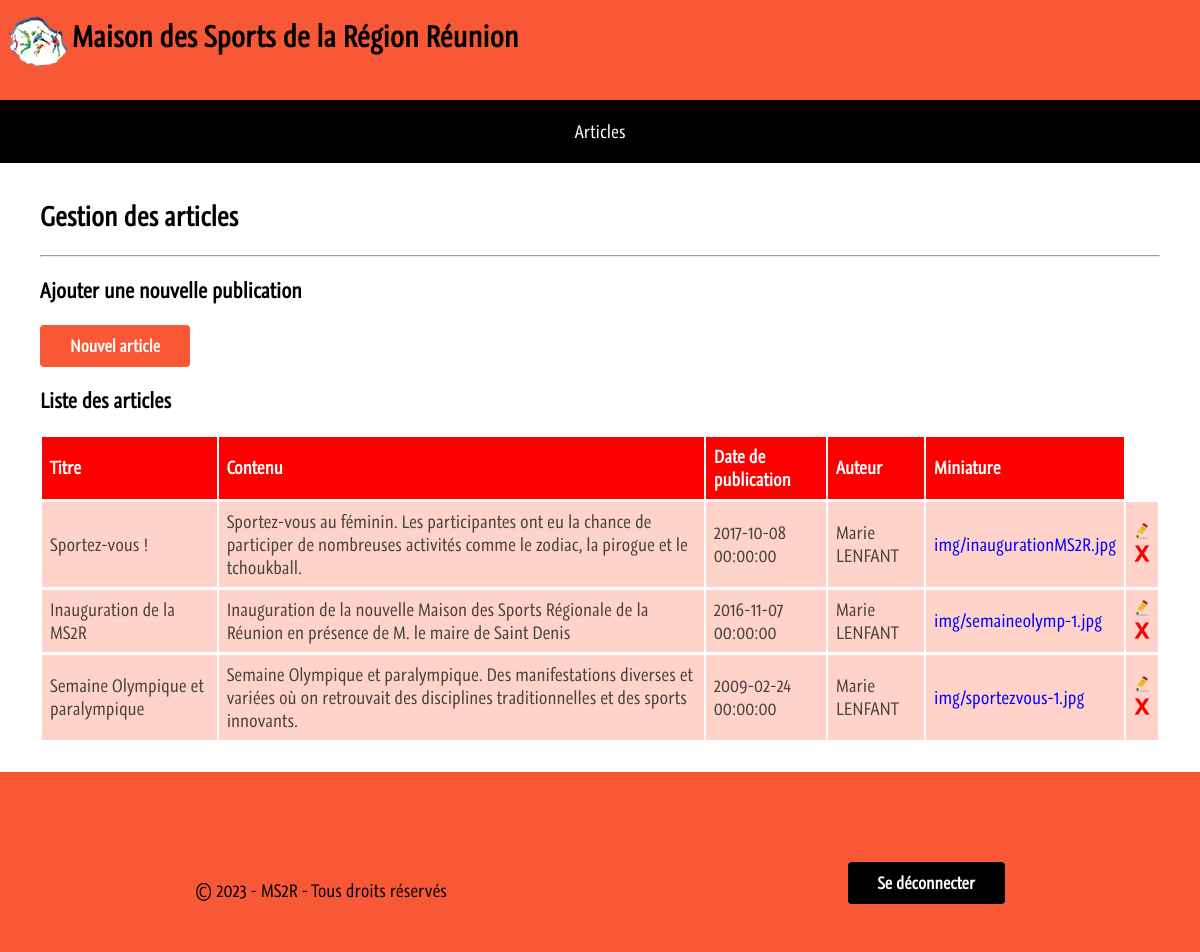
Screenshot of /bo/LENFANT/gestionArticles.php (signed in) with the database file from the repository.
### tables this page shows
CREATE TABLE IF NOT EXISTS `article` (
  `id` smallint(6) NOT NULL AUTO_INCREMENT,
  `titre` varchar(75) DEFAULT NULL,
  `contenu` text,
  `datePublication` datetime DEFAULT NULL,
  `auteur` varchar(40) DEFAULT NULL,
  `miniature` varchar(100) DEFAULT NULL,
  PRIMARY KEY (`id`)
);

### bo/LENFANT/gestionArticles.php (the view, shortened to what this page needs)
<?php
    if(isset($_SESSION['id'])) {
?>
<!DOCTYPE html PUBLIC "-//W3C//DTD HTML 4.01//EN" "http://www.w3.org/TR/html4/strict.dtd">
    <html lang="fr">
    <head>
        <link rel="stylesheet" type="text/css" href="styles/styles.css">
    </head>
    <?php include 'header.php'; ?>
    <?php include 'menu.php';?>
    <body>
        <div id="contenu-body">
            <div id="titre-connexion">
                <h2>Gestion des articles</h2>
                <hr>
            </div>
            <h3>Ajouter une nouvelle publication</h3>
            <button onclick="document.location='formAjoutArticle.php'">Nouvel article</button>
            <h3>Liste des articles</h3>
            <table>
               <thead>
                    <tr>
                        <th>Titre</th>
                        <th>Contenu</th>
                        <th>Date de publication</th>
                        <th>Auteur</th>
                        <th>Miniature</th>
                    </tr>
                </thead>
                <tbody>
                <?php
                    require_once 'connexionBD.php';
                    $sql = "SELECT * FROM article ORDER BY datePublication DESC;";
                    $resultat = $connexion->query($sql) or die(print_r($connexion->errorInfo(), true));
                    while ($ligne = $resultat->fetch())
                    {
                        echo "<tr>
                        <td>". $ligne["titre"] . "</td>
                        <td>". $ligne["contenu"] . "</td>
                        <td>". $ligne["datePublication"] . "</td>
                        <td>". $ligne["auteur"] . "</td>
                        <td><a href='../../". $ligne["miniature"] . "' target='_blank'> ".$ligne["miniature"]."</a> </td>";
                        echo "<td><a href='formModifArticle.php?id=".$ligne['id']."'><img src ='icon/modifier.png'></a>
                        <br>
                        <a href ='supprimerArticle.php?id=".$ligne['id']."'><img src ='icon/supprimer.png'></a></tr>";
                    }
                ?>
                </tbody>
           </table>
        </div>
    </body>
    <?php include 'footer.php'; ?>
</html>
<?php
    } else {
        header("Location:../index.php");
    }
?>

### bo/LENFANT/styles/styles.css (style rules this page uses)
a { color: blue; text-decoration: none; }
html { background-color: white; font-family: "GraublauWeb Regular"; }
body { font-size: 14px; }
html, body, div { margin: 0px; padding: 0px; }
html, body { height: 100%; margin: 0; display: table; width: 100%; }
#contenu-body { margin-left: 25px; margin-right: 25px; margin-bottom: 15px; padding: 15px; font-size: 17px; }
table tr th, table tr td { background: red; color: #FFF; padding: 8px 8px; text-align: left; }
table tr td { background: #ffd3c9; color: #47433F; border-top: 1px solid #FFF; }
button { background-color: #F95836; border: none; color: white; padding: 10px 30px; text-align: center; text-decoration: none; display: inline-block; font-size: 16px; border-radius: 4px; font-family: "GraublauWeb Regular"; font-weight: 700; cursor: pointer; }

### rows the page displays
article: titre "Sportez-vous !", contenu "Sportez-vous au féminin. Les participantes ont eu la chance de participer de nombreuses activités comme le zodiac, la pirogue et le tchoukball.", datePublication "2017-10-08 00:00:00", auteur "Marie LENFANT", miniature "img/inaugurationMS2R.jpg"
article: titre "Inauguration de la MS2R", contenu "Inauguration de la nouvelle Maison des Sports Régionale de la Réunion en présence de M. le maire de Saint Denis", datePublication "2016-11-07 00:00:00", auteur "Marie LENFANT", miniature "img/semaineolymp-1.jpg"
article: titre "Semaine Olympique et paralympique", contenu "Semaine Olympique et paralympique. Des manifestations diverses et variées où on retrouvait des disciplines traditionnelles et des sports innovants.", datePublication "2009-02-24 00:00:00", auteur "Marie LENFANT", miniature "img/sportezvous-1.jpg"
